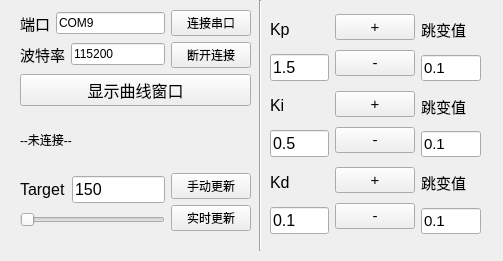
<?xml version="1.0" encoding="UTF-8"?>
<ui version="4.0">
 <class>Form</class>
 <widget class="QWidget" name="Form">
  <property name="geometry">
   <rect>
    <x>0</x>
    <y>0</y>
    <width>503</width>
    <height>261</height>
   </rect>
  </property>
  <property name="windowTitle">
   <string>Form</string>
  </property>
  <widget class="QWidget" name="verticalLayoutWidget_3">
   <property name="geometry">
    <rect>
     <x>20</x>
     <y>10</y>
     <width>231</width>
     <height>221</height>
    </rect>
   </property>
   <layout class="QVBoxLayout" name="verticalLayout_3">
    <item>
     <layout class="QHBoxLayout" name="horizontalLayout_3">
      <item>
       <layout class="QVBoxLayout" name="verticalLayout">
        <item>
         <layout class="QHBoxLayout" name="horizontalLayout_2">
          <item>
           <widget class="QLabel" name="label_port">
            <property name="font">
             <font>
              <pointsize>11</pointsize>
             </font>
            </property>
            <property name="text">
             <string>端口</string>
            </property>
           </widget>
          </item>
          <item>
           <widget class="QLineEdit" name="le_port">
            <property name="text">
             <string>COM9</string>
            </property>
           </widget>
          </item>
         </layout>
        </item>
        <item>
         <layout class="QHBoxLayout" name="horizontalLayout">
          <item>
           <widget class="QLabel" name="label_baud">
            <property name="font">
             <font>
              <pointsize>11</pointsize>
             </font>
            </property>
            <property name="text">
             <string>波特率</string>
            </property>
           </widget>
          </item>
          <item>
           <widget class="QLineEdit" name="le_baud">
            <property name="text">
             <string>115200</string>
            </property>
           </widget>
          </item>
         </layout>
        </item>
       </layout>
      </item>
      <item>
       <layout class="QVBoxLayout" name="verticalLayout_2">
        <item>
         <widget class="QPushButton" name="btn_connect">
          <property name="text">
           <string>连接串口</string>
          </property>
         </widget>
        </item>
        <item>
         <widget class="QPushButton" name="btn_disconnect">
          <property name="text">
           <string>断开连接</string>
          </property>
         </widget>
        </item>
       </layout>
      </item>
     </layout>
    </item>
    <item>
     <layout class="QHBoxLayout" name="horizontalLayout_9">
      <item>
       <layout class="QVBoxLayout" name="verticalLayout_16">
        <item>
         <widget class="QPushButton" name="btn_show_curve">
          <property name="font">
           <font>
            <pointsize>12</pointsize>
           </font>
          </property>
          <property name="text">
           <string>显示曲线窗口</string>
          </property>
         </widget>
        </item>
        <item>
         <widget class="QLabel" name="label_cur_status">
          <property name="text">
           <string>--未连接--</string>
          </property>
         </widget>
        </item>
       </layout>
      </item>
     </layout>
    </item>
    <item>
     <layout class="QHBoxLayout" name="horizontalLayout_6">
      <item>
       <layout class="QVBoxLayout" name="verticalLayout_6">
        <item>
         <layout class="QHBoxLayout" name="horizontalLayout_5">
          <item>
           <widget class="QLabel" name="lable_target">
            <property name="font">
             <font>
              <pointsize>12</pointsize>
             </font>
            </property>
            <property name="text">
             <string>Target</string>
            </property>
           </widget>
          </item>
          <item>
           <widget class="QLineEdit" name="le_target">
            <property name="font">
             <font>
              <pointsize>12</pointsize>
             </font>
            </property>
            <property name="text">
             <string>150</string>
            </property>
           </widget>
          </item>
         </layout>
        </item>
        <item>
         <widget class="QSlider" name="slider_target">
          <property name="maximum">
           <number>1000</number>
          </property>
          <property name="orientation">
           <enum>Qt::Orientation::Horizontal</enum>
          </property>
         </widget>
        </item>
       </layout>
      </item>
      <item>
       <layout class="QVBoxLayout" name="verticalLayout_7">
        <item>
         <widget class="QPushButton" name="btn_click_update">
          <property name="text">
           <string>手动更新</string>
          </property>
         </widget>
        </item>
        <item>
         <widget class="QPushButton" name="btn_auto_update">
          <property name="text">
           <string>实时更新</string>
          </property>
         </widget>
        </item>
       </layout>
      </item>
     </layout>
    </item>
   </layout>
  </widget>
  <widget class="QWidget" name="verticalLayoutWidget_4">
   <property name="geometry">
    <rect>
     <x>270</x>
     <y>10</y>
     <width>211</width>
     <height>224</height>
    </rect>
   </property>
   <layout class="QVBoxLayout" name="verticalLayout_4">
    <item>
     <layout class="QHBoxLayout" name="horizontalLayout_8">
      <item>
       <layout class="QVBoxLayout" name="verticalLayout_13">
        <item>
         <widget class="QLabel" name="label_kp">
          <property name="font">
           <font>
            <pointsize>12</pointsize>
           </font>
          </property>
          <property name="text">
           <string>Kp</string>
          </property>
         </widget>
        </item>
        <item>
         <widget class="QLineEdit" name="le_kp">
          <property name="font">
           <font>
            <pointsize>12</pointsize>
           </font>
          </property>
          <property name="text">
           <string>1.5</string>
          </property>
         </widget>
        </item>
       </layout>
      </item>
      <item>
       <layout class="QVBoxLayout" name="verticalLayout_14">
        <item>
         <widget class="QPushButton" name="btn_kp_add">
          <property name="font">
           <font>
            <pointsize>11</pointsize>
           </font>
          </property>
          <property name="text">
           <string>+</string>
          </property>
         </widget>
        </item>
        <item>
         <widget class="QPushButton" name="btn_kp_sub">
          <property name="font">
           <font>
            <pointsize>11</pointsize>
           </font>
          </property>
          <property name="text">
           <string>-</string>
          </property>
         </widget>
        </item>
       </layout>
      </item>
      <item>
       <layout class="QVBoxLayout" name="verticalLayout_15">
        <item>
         <widget class="QLabel" name="label_kp_jump">
          <property name="maximumSize">
           <size>
            <width>100</width>
            <height>100</height>
           </size>
          </property>
          <property name="font">
           <font>
            <pointsize>11</pointsize>
           </font>
          </property>
          <property name="text">
           <string>跳变值</string>
          </property>
         </widget>
        </item>
        <item>
         <widget class="QLineEdit" name="le_kp_jump">
          <property name="font">
           <font>
            <pointsize>11</pointsize>
           </font>
          </property>
          <property name="text">
           <string>0.1</string>
          </property>
         </widget>
        </item>
       </layout>
      </item>
     </layout>
    </item>
    <item>
     <layout class="QHBoxLayout" name="horizontalLayout_7">
      <item>
       <layout class="QVBoxLayout" name="verticalLayout_10">
        <item>
         <widget class="QLabel" name="label_ki">
          <property name="font">
           <font>
            <pointsize>12</pointsize>
           </font>
          </property>
          <property name="text">
           <string>Ki</string>
          </property>
         </widget>
        </item>
        <item>
         <widget class="QLineEdit" name="le_ki">
          <property name="font">
           <font>
            <pointsize>12</pointsize>
           </font>
          </property>
          <property name="text">
           <string>0.5</string>
          </property>
         </widget>
        </item>
       </layout>
      </item>
      <item>
       <layout class="QVBoxLayout" name="verticalLayout_11">
        <item>
         <widget class="QPushButton" name="btn_ki_add">
          <property name="font">
           <font>
            <pointsize>11</pointsize>
           </font>
          </property>
          <property name="text">
           <string>+</string>
          </property>
         </widget>
        </item>
        <item>
         <widget class="QPushButton" name="btn_ki_sub">
          <property name="font">
           <font>
            <pointsize>11</pointsize>
           </font>
          </property>
          <property name="text">
           <string>-</string>
          </property>
         </widget>
        </item>
       </layout>
      </item>
      <item>
       <layout class="QVBoxLayout" name="verticalLayout_12">
        <item>
         <widget class="QLabel" name="label_ki_jump">
          <property name="maximumSize">
           <size>
            <width>100</width>
            <height>100</height>
           </size>
          </property>
          <property name="font">
           <font>
            <pointsize>11</pointsize>
           </font>
          </property>
          <property name="text">
           <string>跳变值</string>
          </property>
         </widget>
        </item>
        <item>
         <widget class="QLineEdit" name="le_ki_jump">
          <property name="font">
           <font>
            <pointsize>11</pointsize>
           </font>
          </property>
          <property name="text">
           <string>0.1</string>
          </property>
         </widget>
        </item>
       </layout>
      </item>
     </layout>
    </item>
    <item>
     <layout class="QHBoxLayout" name="horizontalLayout_4">
      <item>
       <layout class="QVBoxLayout" name="verticalLayout_5">
        <item>
         <widget class="QLabel" name="label_kd">
          <property name="font">
           <font>
            <pointsize>12</pointsize>
           </font>
          </property>
          <property name="text">
           <string>Kd</string>
          </property>
         </widget>
        </item>
        <item>
         <widget class="QLineEdit" name="le_kd">
          <property name="font">
           <font>
            <pointsize>12</pointsize>
           </font>
          </property>
          <property name="text">
           <string>0.1</string>
          </property>
         </widget>
        </item>
       </layout>
      </item>
      <item>
       <layout class="QVBoxLayout" name="verticalLayout_9">
        <item>
         <widget class="QPushButton" name="btn_kd_add">
          <property name="font">
           <font>
            <pointsize>11</pointsize>
           </font>
          </property>
          <property name="text">
           <string>+</string>
          </property>
         </widget>
        </item>
        <item>
         <widget class="QPushButton" name="btn_kd_sub">
          <property name="font">
           <font>
            <pointsize>11</pointsize>
           </font>
          </property>
          <property name="text">
           <string>-</string>
          </property>
         </widget>
        </item>
       </layout>
      </item>
      <item>
       <layout class="QVBoxLayout" name="verticalLayout_8">
        <item>
         <widget class="QLabel" name="label_kd_jump">
          <property name="maximumSize">
           <size>
            <width>100</width>
            <height>100</height>
           </size>
          </property>
          <property name="font">
           <font>
            <pointsize>11</pointsize>
           </font>
          </property>
          <property name="text">
           <string>跳变值</string>
          </property>
         </widget>
        </item>
        <item>
         <widget class="QLineEdit" name="le_kd_jump">
          <property name="font">
           <font>
            <pointsize>11</pointsize>
           </font>
          </property>
          <property name="text">
           <string>0.1</string>
          </property>
         </widget>
        </item>
       </layout>
      </item>
     </layout>
    </item>
   </layout>
  </widget>
  <widget class="Line" name="line">
   <property name="geometry">
    <rect>
     <x>250</x>
     <y>0</y>
     <width>20</width>
     <height>251</height>
    </rect>
   </property>
   <property name="orientation">
    <enum>Qt::Orientation::Vertical</enum>
   </property>
  </widget>
 </widget>
 <resources/>
 <connections/>
</ui>
